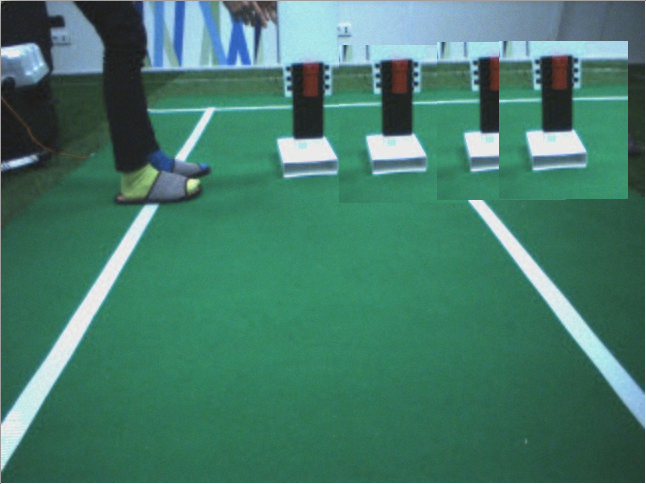
#> input picture data/images/rgb_basket.png, 1292 x 968 px, given in place of rgb_basket.jpg, which was not available (shown at 1/2 size)
$ jupyter execute seminar0.ipynb
#> lines starting #> are read from the running program, lines starting #| are printed output that depends on the picture; after the words box and inside, x2 and y2 are one past the last pixel; in counts of white or black regions, pixels touching at a corner belong together; pictures that were not available may be replaced by others from this repository, and a replacement may not be noted
### modules/input_output.py
import cv2
from pathlib import Path
import math
import numpy as np
import os

# [21 lines left out: functions get_available_cameras, folder_files, not called in this run]

#Incapsulates reading frames from the following types of sources:
#photo (single image), photos series, video, camera, ROS node (?)

#If an input file or camera number is given, desired input type
#can be omitted. Numeric value given in initialization is considered
#as a number of camera desired to be opened. Value "-1" opens camera
#with minimal available id, "-2" - with maximal.

#TODO: semi-automatic source type detection
#TODO: implementation of reading from all the sources (except for ROS) [later]
#TODO: output [later]

class Source:
    #type = ""
    #path = ""

    #Taking sample image requires reading, in case of non-constant
    #sources like camera or video it can lead to a loss of a single
    #frame. These is the fix :)
    sample_image_obtained          = False
    sample_image_incoherency_fixed = False

    # [52 lines left out: function __init__, not called in this run]

    def shape (self):
        return self.sample_image ().shape

    # [23 lines left out: functions sample_image, init_source, init_photo, not called in this run]

    def init_photo_series (self):
        self.file_num = 0
        self.files = folder_files (self.path)

        #print (self.files)

        #print (len (self.files), " files")

    def init_video (self):
        self.video = cv2.VideoCapture (self.path)

    def init_camera (self):
        self.camera = cv2.VideoCapture (self.cam_num)

    #def init_photo (self):
    #    self.img = cv2.imread (self.path)

    # [8 lines left out: function get_frame, not called in this run]

    def get_frame_photo (self):
        return True, self.img.copy ()

    # [29 lines left out: functions get_frame_photo_series, get_frame_video, get_frame_camera, not called in this run]

    def get_frame_photo (self):
        return self.img.copy ()

    def release (self):
        if (self.type == "camera"):
            self.camera.release ()

#output (stream to video file)

#generalize to the desired a by b cells grid (?)
#generalize to the desired acpect ratio (?)

def form_grid (images_, window_x_sz = -1, one_img_x_sz = -1, names = []):
    images = []
    forms = {
        1 : [1, 1, 0], #(number of images x, number of images y, number of empty images)
        2 : [2, 1, 0],
        3 : [3, 1, 0],
        4 : [2, 2, 0],
        5 : [3, 2, 1],
        6 : [3, 2, 0],
        7 : [4, 2, 1],
        8 : [4, 2, 0],
        9 : [3, 3, 0],
        10 : [4, 3, 2],
        11 : [4, 3, 1],
        12 : [4, 3, 0]
    }
    if len(images) <= 12:
        form = forms[len(images_)]
    else:
        print("Can process only 12 images")
        return 0

    #print ("images0 shape", images_)
    shape = images_[0].shape
    if one_img_x_sz != -1:
        rescale_factor = one_img_x_sz/shape[1]
        shape = [int(x*rescale_factor) for x in shape]

    if window_x_sz != -1:
        rescale_factor = window_x_sz/shape[1]/form[0]
        shape = [int(x*rescale_factor) for x in shape]

    # [6 lines of commented-out code are left out]

    for img, i in zip (images_, range (len (images_))):
        #print ("before resize", img.shape)

        img = cv2.resize(img, (shape[1], shape[0]))
        if len(img.shape) == 2: #gray_scale
            img = cv2.cvtColor(img, cv2.COLOR_GRAY2BGR)
        if img.shape[2] == 4: #rgba
            img = img[:, :, :3]

        if (len (names) != 0):
            cv2.putText (img, names [i], (30, 30),
                cv2.FONT_HERSHEY_SIMPLEX, 0.4, (20, 250, 231), 1, cv2.LINE_AA)

        images.append(img)

    for j in range(form[2]):
        images.append(np.zeros_like(images[0]))

    rows = []
    for i in range(form[1]):
        rows.append(np.concatenate(images[i*form[0]:(i+1)*form[0]], axis = 1))
    return np.concatenate(rows)

class Writer:
    # [10 lines left out: function __init__, not called in this run]

    def write (self, frame):
        self.out.write (frame)

    def __del__(self):
        self.release()

    def release (self):
        self.out.release ()

### notebooks/seminar0.ipynb
[cell 1]
import cv2
import time
import os
import math
import sys

sys.path.append("../modules/")
import input_output

#чтение картинки
img = cv2.imread ("../data/images/rgb_basket.jpg")
#> img is the input picture: shape (968, 1292, 3); mean B, G, R 107.2, 124, 70

#выделение по цвету
low_th  = (35, 15, 50)
high_th = (60, 75, 135)
mask_rgb = cv2.inRange (img, low_th, high_th)
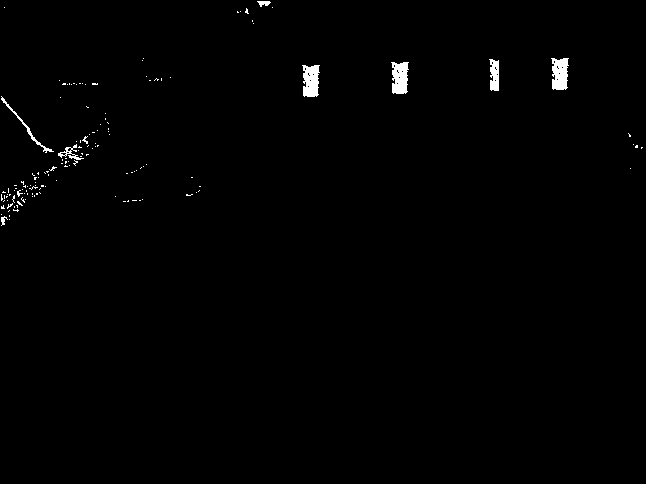
#> mask_rgb: shape (968, 1292) (shown at 1/2 size); 0.79% white; 143 white regions (106 under 20 px), largest, box (x1, y1, x2, y2) and area: (1102, 116, 1138, 180) 1824, (782, 124, 818, 188) 1824, (604, 130, 640, 194) 1824

#изменение цветового пространства
hsv = cv2.cvtColor (img, cv2.COLOR_BGR2HSV)
#> hsv: shape (968, 1292, 3); mean H, S, V 80.6, 119, 127.7

#выделение по цвету
low_th  = (85, 140, 0)
high_th = (100, 160, 10)
mask_hsv = cv2.inRange (img, low_th, high_th)
#> mask_hsv: shape (968, 1292); every value is 0

imgs = [img, mask_rgb, hsv, mask_hsv]
cv2.imshow ("frame", input_output.form_grid (imgs, 1000))
#> in form_grid, `form = forms[len(images_)]`: form = [2, 2, 0]
#> in form_grid, `rescale_factor = window_x_sz/shape[1]/form[0]`: rescale_factor = 0.387
#> in form_grid, `shape = [int(x*rescale_factor) for x in shape]`: shape = [374, 500, 1]
#> the loop in form_grid, `for img, i in zip (images_, range (len (images_))): #print ("before re..` made 4 passes
#> pass 1, in form_grid, `img = cv2.resize(img, (shape[1], shape[0]))`:
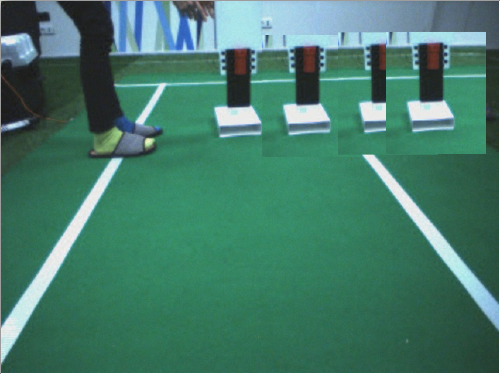
#> img: shape (374, 500, 3); mean of channels 0, 1, 2 107.4, 124.1, 70.2; drawn as B, G, R
#> pass 2, in form_grid, `img = cv2.resize(img, (shape[1], shape[0]))`:
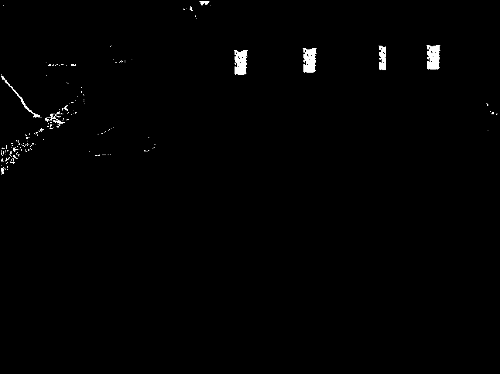
#> img: shape (374, 500); min 0, max 255, mean 2
#> pass 3, in form_grid, `img = cv2.resize(img, (shape[1], shape[0]))`:
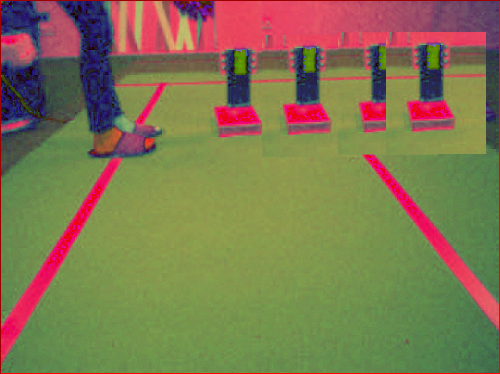
#> img: shape (374, 500, 3); mean B, G, R 80.4, 118.7, 127.8
#> after the loop in form_grid, `for img, i in zip (images_, range (len (images_))):`: images = 4 items
#> after the loop in form_grid, `for i in range(form[1]):`: rows = 2 items
#> in form_grid, `return np.concatenate(rows)`:
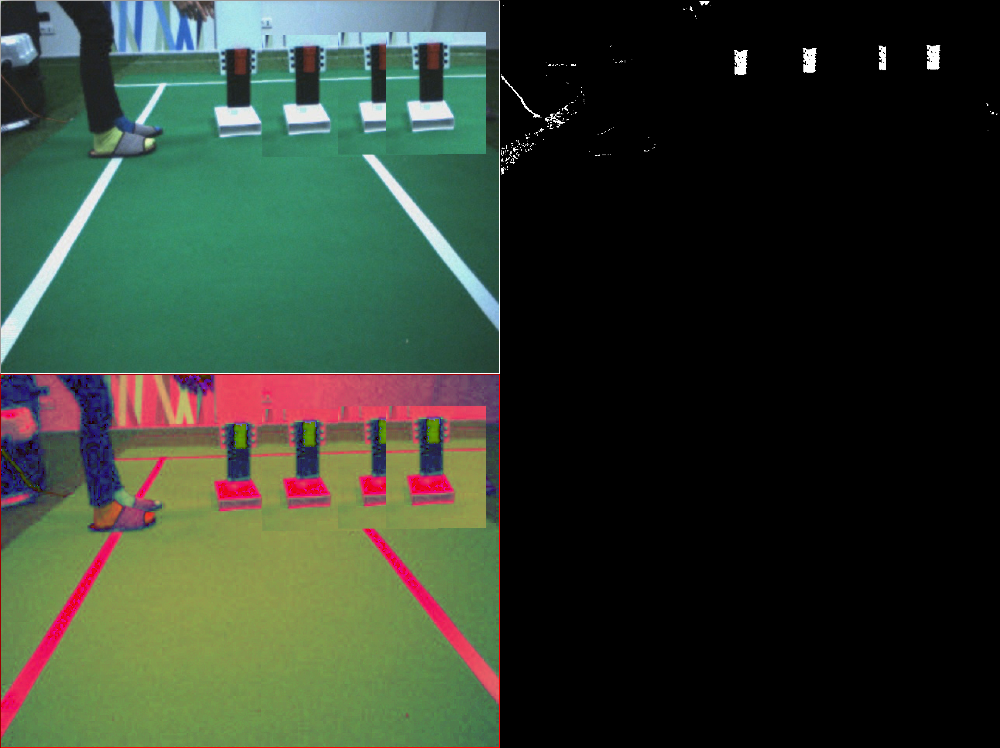
#> returned value: shape (748, 1000, 3); mean of channels 0, 1, 2 47.5, 61.2, 50; drawn as B, G, R

cv2.waitKey (0)

cv2.destroyAllWindows()
